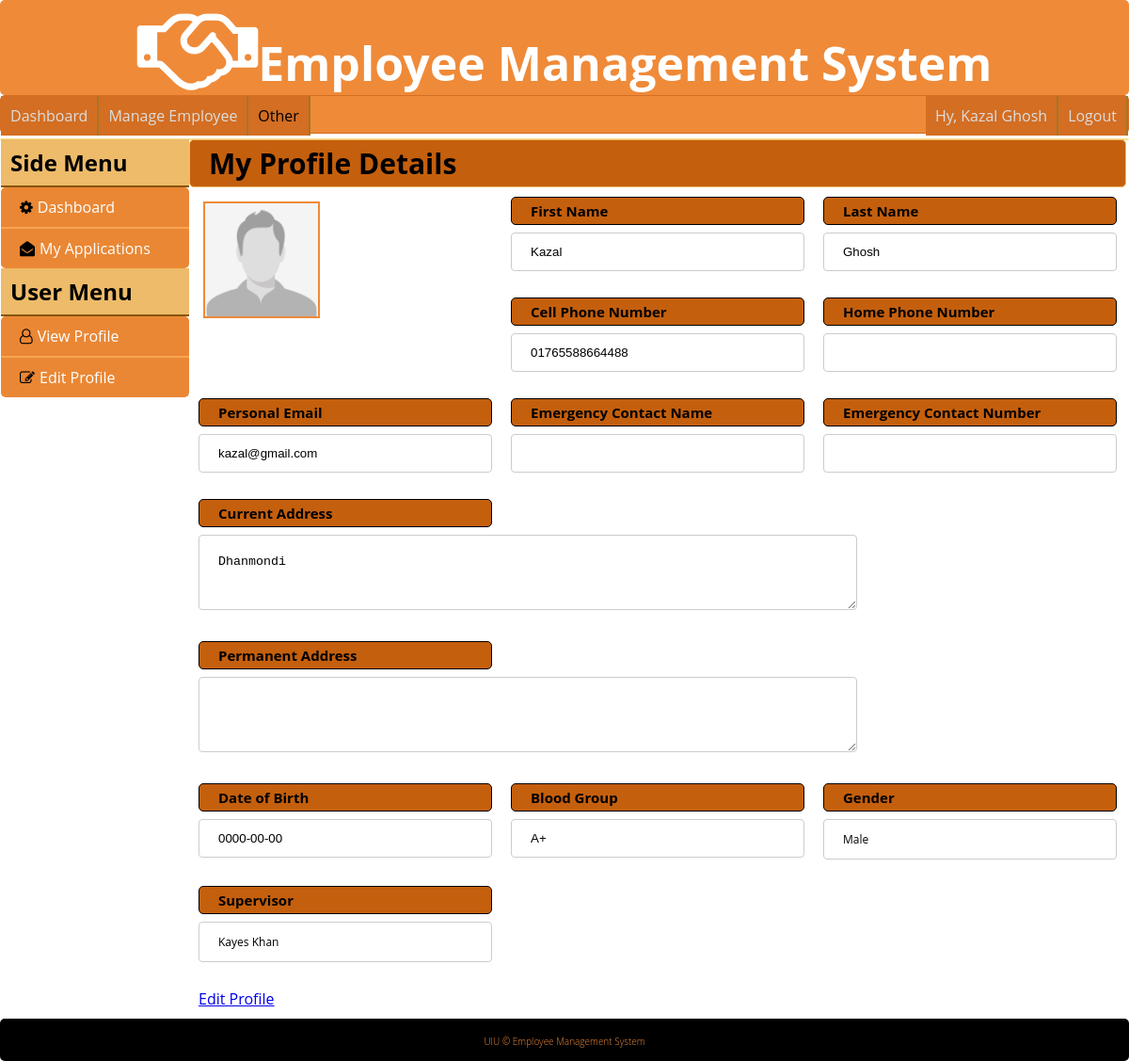
Screenshot of /myprofile.php (signed in) with the database file from the repository.
### tables this page shows
CREATE TABLE `employee` (
  `id` int(11) NOT NULL,
  `first_name` varchar(50) NOT NULL,
  `last_name` varchar(50) NOT NULL,
  `username` varchar(50) NOT NULL,
  `password` varchar(50) NOT NULL,
  `job_title` varchar(50) NOT NULL,
  `employment_status` varchar(50) NOT NULL,
  `sub_unit` varchar(50) NOT NULL,
  `supervisor_id` int(11) NOT NULL,
  `cell_phone` varchar(20) NOT NULL,
  `home_phone` varchar(20) NOT NULL,
  `email` varchar(50) NOT NULL,
  `emergency_contact_name` varchar(50) NOT NULL,
  `emergency_contact_number` varchar(20) NOT NULL,
  `current_address` varchar(255) NOT NULL,
  `permanent_address` varchar(255) NOT NULL,
  `dob` date NOT NULL,
  `blood_group` varchar(3) NOT NULL,
  `gender` tinyint(4) NOT NULL,
  `image` varchar(255) NOT NULL
);

### lib/Database.php (called while the page is built, shortened)
<?php
Class Database{
 public $host   = DB_HOST;
 public $user   = DB_USER;
 public $pass   = DB_PASS;
 public $dbname = DB_NAME;
 public $link;
private function connectDB(){
 $this->link = new mysqli($this->host, $this->user, $this->pass,
  $this->dbname);
 }
public function select($query){
  $result = $this->link->query($query) or
   die($this->link->error.__LINE__);
  if($result->num_rows > 0){
    return $result;
  } else {
    return false;
  }
 }
}

### lib/Session.php (called while the page is built, shortened)
<?php
class Session{
 public static function get($key){
  if (isset($_SESSION[$key])) {
   return $_SESSION[$key];
  } else {
   return false;
  }
 }
}
?>

### classes/Employee.php (called while the page is built, shortened)
<?php
	$filepath = realpath(dirname(__FILE__));
	include_once($filepath.'/../lib/Database.php');
?>
<?php
class Employee
{
	private $db;
	public function __construct(){
		$this->db = new Database();
	}
	public function getByEmployeeId($id){
		$query = "SELECT * FROM employee WHERE id='$id'";
		$result = $this->db->select($query);
		return $result;
	}
}
?>

### config/sitedetails.php (called while the page is built)
<?php
	$base_url = 'http://localhost/ems/';
 ?>

### myprofile.php (the view, shortened to what this page needs)
<?php include 'inc/header.php'; ?>
<?php include 'plugins/leftsidebar.php'; ?>
<div class="content float-left">
	<h2>My Profile Details</h2>
	<form>
	<?php
		$emId = Session::get('employee_id');
		$getEmp = $employee->getByEmployeeId($emId);
		if ($getEmp) {
			while ($result= $getEmp->fetch_assoc()) {
	?>
		<div class="add-employee-row">
			<div class="add-employee-col">
				<img src="<?= $base_url ?>images/def-profile.jpg">
			</div>
			<div class="add-employee-col">
				<h2>First Name</h2>
				<input type="text" name="first_name" value="<?= $result['first_name'] ?>" readonly="readonly">
			</div>
			<div class="add-employee-col">
				<h2>Last Name</h2>
				<input type="text" name="last_name"  value="<?= $result['last_name'] ?>" readonly="readonly">
			</div><br>
			<div class="add-employee-col">
				<h2>Cell Phone Number</h2>
				<input type="text" name="cell_phone" value="<?= $result['cell_phone'] ?>" readonly="readonly">
			</div>
			<div class="add-employee-col">
				<h2>Home Phone Number</h2>
				<input type="text" name="home_phone" value="<?= $result['home_phone'] ?>" readonly="readonly">
			</div>
		</div>
		<div class="add-employee-row">
			<div class="add-employee-col">
				<h2>Personal Email</h2>
				<input type="text" name="email" value="<?= $result['email'] ?>" readonly="readonly">
			</div>
			<div class="add-employee-col">
				<h2>Emergency Contact Name</h2>
				<input type="text" name="emergency_contact_name" value="<?= $result['emergency_contact_name'] ?>" readonly="readonly">
			</div>
			<div class="add-employee-col">
				<h2>Emergency Contact Number</h2>
				<input type="text" name="emergency_contact_number" value="<?= $result['emergency_contact_number'] ?>" readonly="readonly">
			</div>
		</div>
		<div class="add-employee-row clear">
			<div class="add-employee-col">
				<h2>Current Address</h2>
				<textarea name="current_address"><?= $result['current_address'] ?></textarea>
			</div>
		</div>
		<div class="add-employee-row clear">
			<div class="add-employee-col">
				<h2>Permanent Address</h2>
				<textarea name="permanent_address"><?= $result['permanent_address'] ?></textarea>
			</div>
		</div>
		<div class="add-employee-row clear">
			<div class="add-employee-col">
				<h2>Date of Birth</h2>
				<input type="text" name="dob" value="<?= $result['dob'] ?>" readonly="readonly">
			</div>
			<div class="add-employee-col">
				<h2>Blood Group</h2>
				<input type="text" name="blood_group" value="<?= $result['blood_group'] ?>" readonly="readonly">
			</div>
			<div class="add-employee-col">
				<h2>Gender</h2>
				<p>
					<?php if ($result['gender'] == '1') {echo ' Male ';} ?><br>
				</p>
			</div>
		</div>
		<div class="add-employee-row clear">
			<div class="add-employee-col">
				<h2>Supervisor</h2>
				<p>
	                <?php
	                    $getSupervisor = $employee->getByEmployeeId($result['supervisor_id']);
	                        if ($getSupervisor) {
	                          while ($result1 = $getSupervisor->fetch_assoc()) {
	                            echo $result1['first_name'] . " " . $result1['last_name'];
	                ?>
	                <?php } } ?>
            	</p>
			</div>
		</div>
		<div class="add-employee-row clear">
			<div class="add-employee-col">
				<a href="<?= $base_url ?>editprofile.php?id=<?= $result['id'] ?>">Edit Profile</a>
			</div>
		</div>
		<?php } } ?>
	</form>
</div>
<?php include 'inc/footer.php'; ?>

### css/style.css (style rules this page uses)
* { margin: 0; padding: 0; outline: 0; }
body { font-family: "Open Sans",sans-serif; }
.float-left { float: left; }
.clear { clear: both; }
form p { margin: 0; padding: 0; font-weight: bold; color: #2E6D2E; }
input[type=text], select { padding: 12px 20px; margin: 8px 0; display: inline-block; border: 1px solid #ccc; border-radius: 4px; box-sizing: border-box; }
div { border-radius: 5px; }

### css/profile.css (style rules this page uses)
.content h2 { background: #c45f0d none repeat scroll 0 0; border: 1px solid #edbb69; border-radius: 5px; font-size: 30px; padding: 4px 0 4px 20px; }
.add-employee-col { float: left; margin: 0 auto; padding: 10px; width: 312px; }
.add-employee-col img { align-self: center; border: 2px solid #ef8a38; margin: 5px; max-height: 120px; max-width: 120px; }
.add-employee-col h2 { border: 1px solid; font-size: 15px; }
.add-employee-col input[type="text"], select { border: 1px solid #ccc; border-radius: 4px; box-sizing: border-box; display: inline-block; margin: 8px 0; padding: 12px 20px; width: 312px; }
.add-employee-col textarea { border: 1px solid #ccc; border-radius: 4px; box-sizing: border-box; display: inline-block; margin: 8px 0; max-height: 80px; max-width: 700px; min-height: 80px; min-width: 700px; padding: 20px; }
.add-employee-col p { border: 1px solid #ccc; border-radius: 4px; box-sizing: border-box; color: black; display: inline-block; font-size: 12px; font-weight: normal; margin: 8px 0; padding: 12px 20px; width: 312px; }
input[readonly] { pointer-events: none; }

### rows the page displays
employee: first_name "Kazal", last_name "Ghosh", cell_phone "01765588664488", email "kazal@gmail.com", current_address "Dhanmondi", dob "0000-00-00", blood_group "A+", gender "Male"
employee: first_name "Kayes", last_name "Khan"

### other values shown
Session::get('first_name') "Kazal"
Session::get('last_name') "Ghosh"
